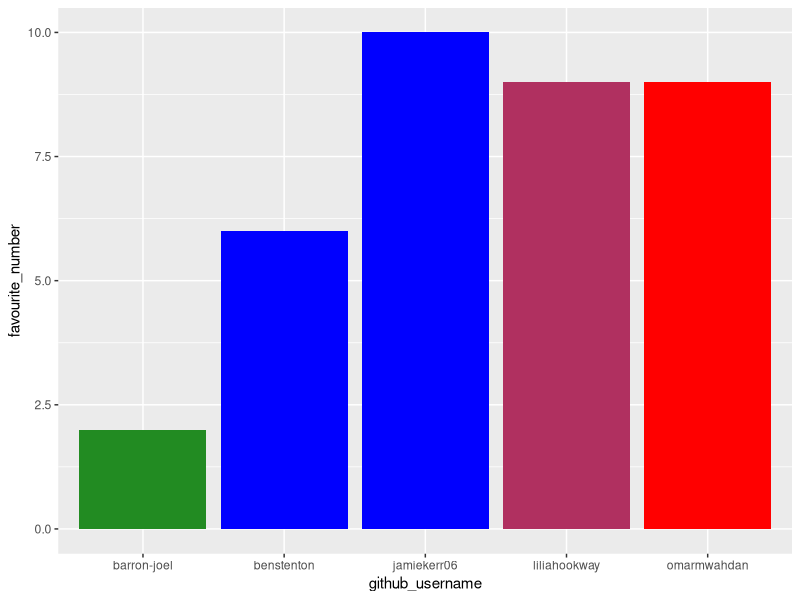
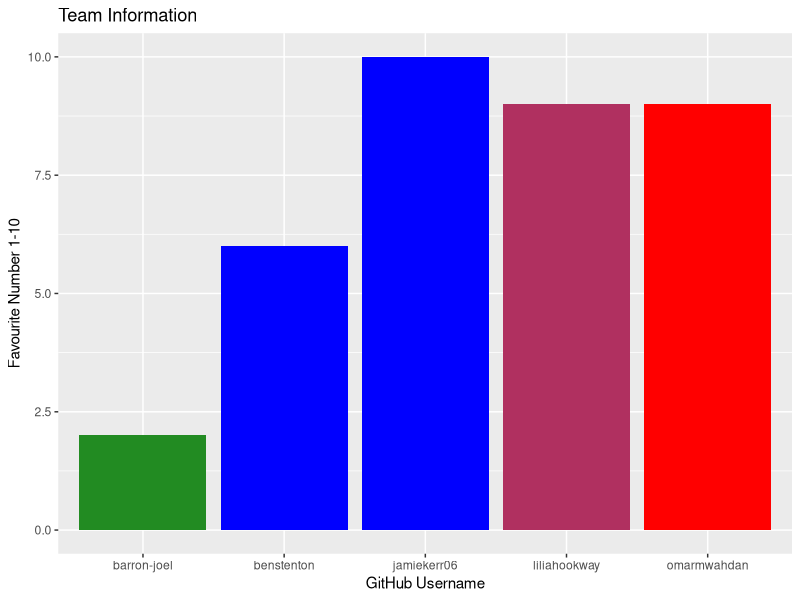
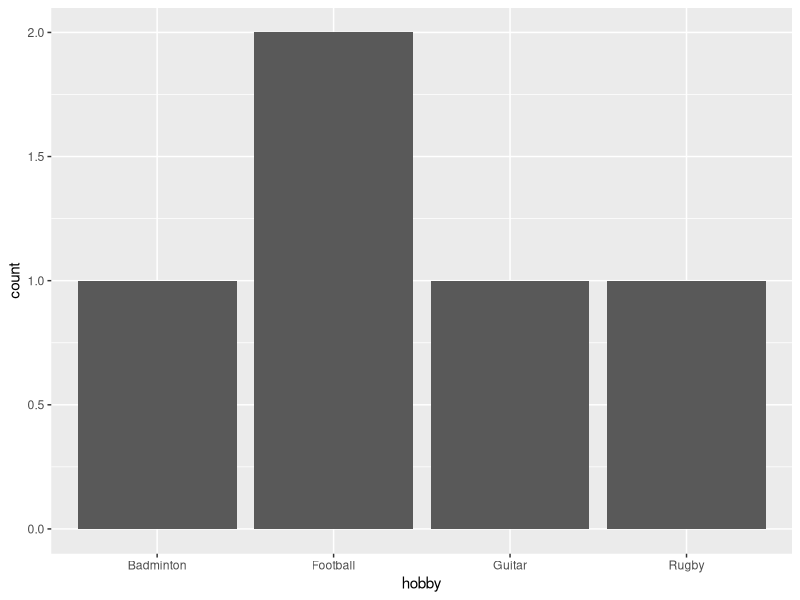

Reproduce these figures in R, in order.
## ---- chunk 1
library(tidyverse) 
## ---- chunk 2
team_data <- tibble(
  name = c("Ben", "Omar", "Lilia", 
           "Joel", "Jamie"),
  github_username = c("benstenton", "omarmwahdan", "liliahookway", 
                      "barron-joel", "jamiekerr06"), 
  colour = c("blue", "red", "maroon", 
             "forestgreen", "blue"),
  hobby = c("Football", "Badminton", "Guitar", 
            "Rugby", "Football"),
  favourite_number = c(6, 9, 9, 2, 10)
  )

team_data
## ---- chunk 3
p1 <- ggplot(data = team_data, 
             mapping = aes(x = github_username, 
                           y = favourite_number,
                           fill = colour), 
             ) +
   geom_col() +
   scale_fill_identity()
p1
## ---- chunk 4
p1 + labs(x = "GitHub Username", 
          y = "Favourite Number 1-10",
          title = "Team Information")
## ---- chunk 5
p2 <- ggplot(team_data, aes(x = hobby)) +
  geom_bar()
p2
